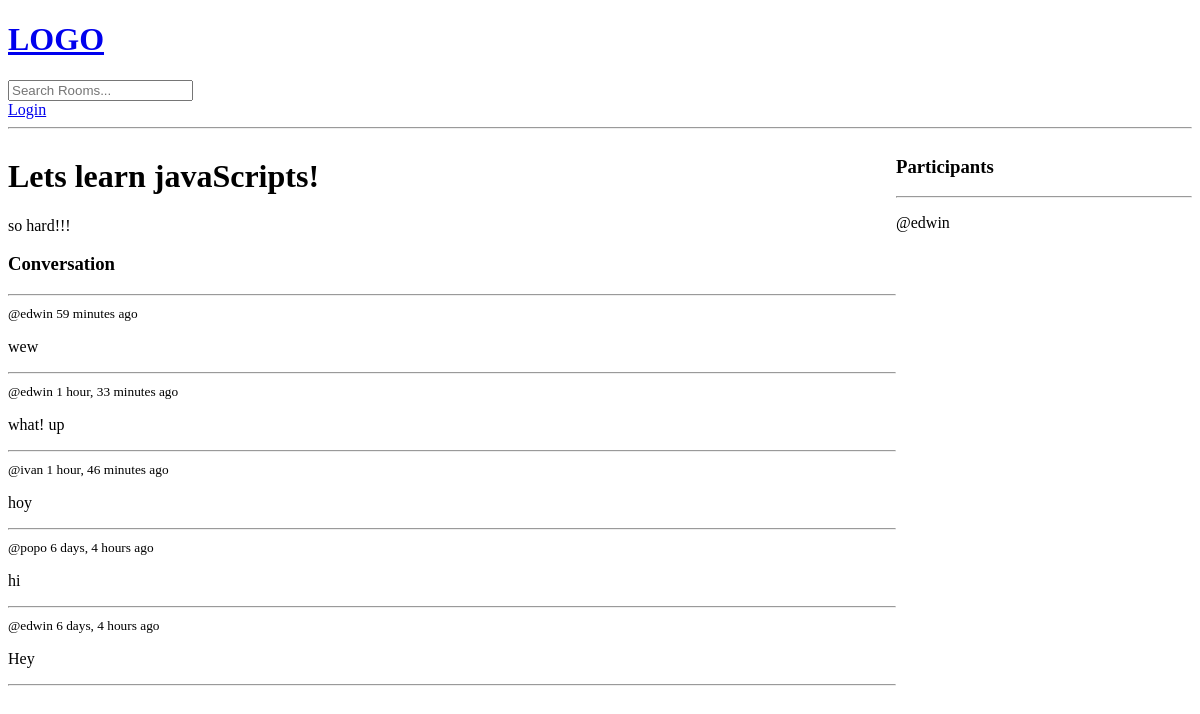
The app's page /room/1/, older data.
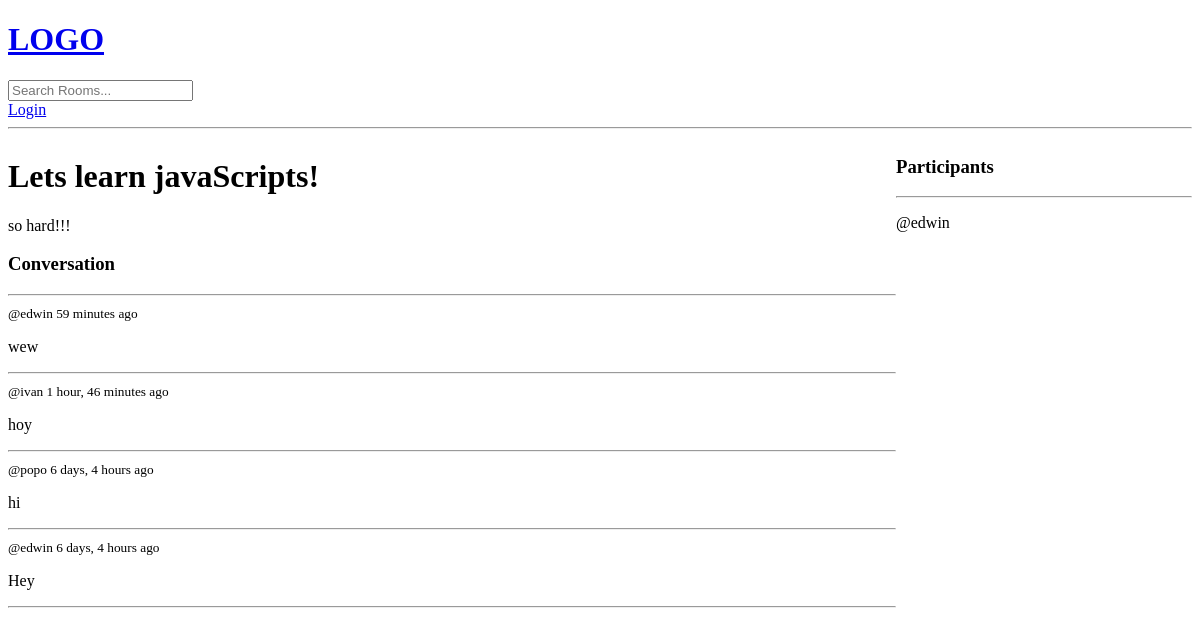
The same page, newer data.
### base/models.py (models this page shows, shortened)
class Message(models.Model):
    user = models.ForeignKey(User, on_delete=models.CASCADE)
    room = models.ForeignKey(Room, on_delete=models.CASCADE)
    body = models.TextField()
    updated = models.DateTimeField(auto_now=True)
    created = models.DateTimeField(auto_now_add=True)

### base/views.py (the view, shortened to what this page needs)
# urls.py: path("room/<str:pk>/", views.room, name="room"),
def room(request, pk):
    room = Room.objects.get(id=pk)
    room_messages = room.message_set.all().order_by('-created')
    participants = room.participants.all()
    context = {'room': room, 'room_messages': room_messages, 'participants':participants}
    return render(request, "base/room.html", context)

### base/templates/base/room.html (shortened to what this page needs)
{% extends "main.html" %}
{% block content %}
<div class="room-container">
    <div>
        <h1>{{room.name}}</h1>
        <p>{{room.description}}</p>
        <div class="commend">
            <h3>Conversation</h3>
            <hr>
            {% for message in room_messages %}
                <div>
                    <small>@{{message.user}}  {{message.created|timesince}} ago</small>
                    <p>{{message.body}}</p>
                    <hr>
                </div>
            {% endfor %}
        </div>
    </div>
    <div>
        <h3>Participants</h3>
        <hr>
        {% for user in participants %}
            <div>
                <p>@{{user.username}}</p>
            </div>
        {% endfor %}
    </div>
</div>
{% endblock %}

Row changes from the older to the newer data that the page shows:
removed Message: user "edwin", created "1 hour, 33 minutes", body "what! up"
